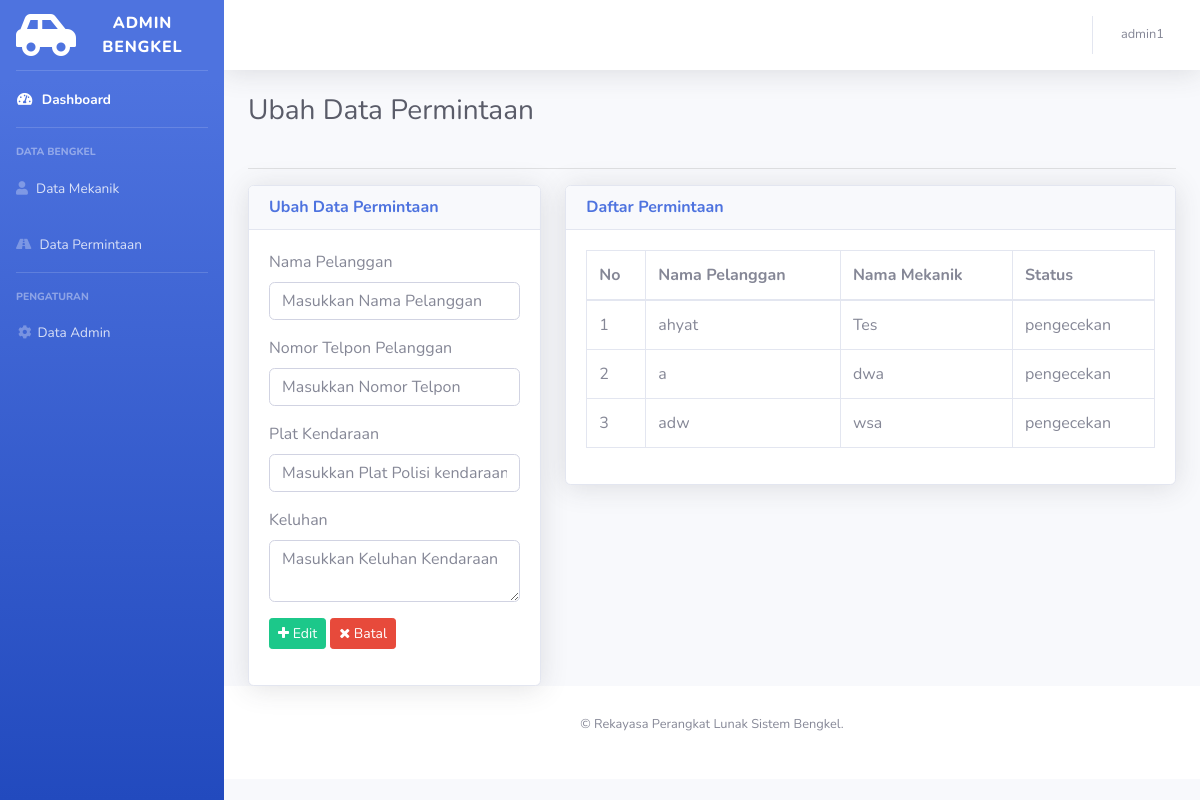
Page /page/admin/editPermintaan.php (signed in) on the earlier database version.
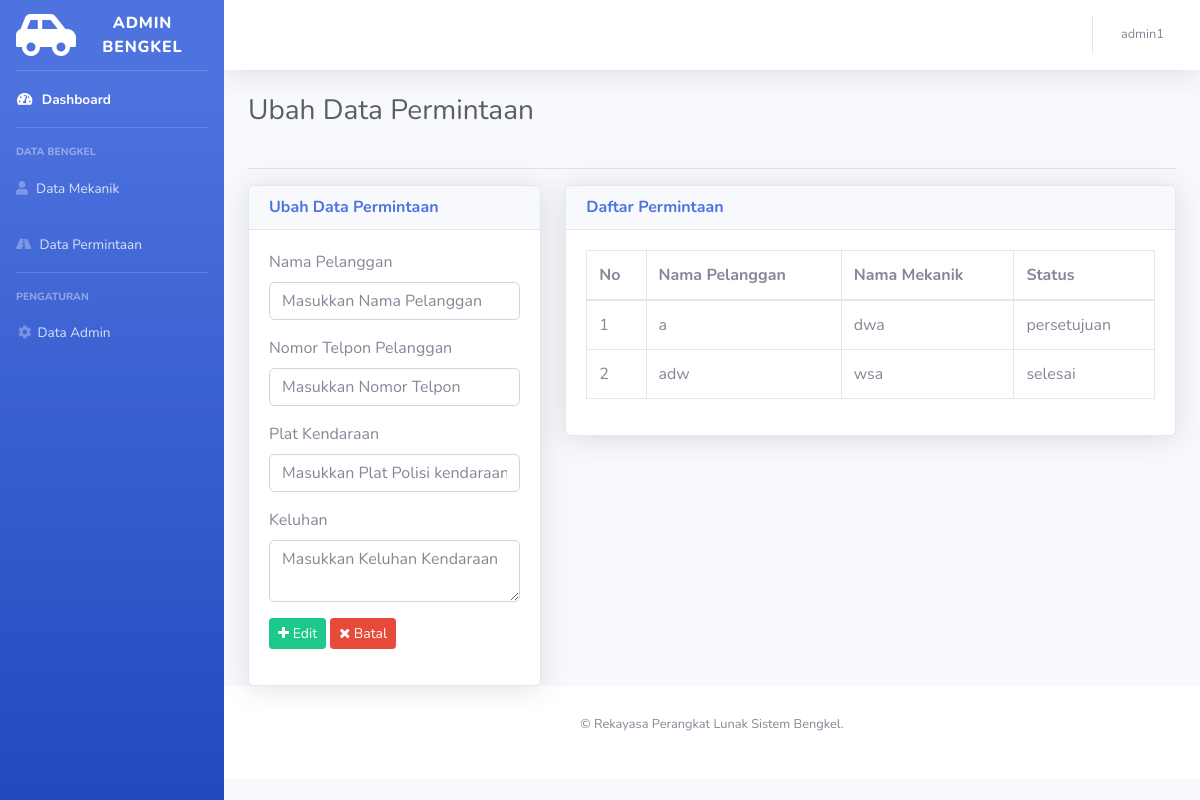
Same page on the later database version.
### tables this page shows
CREATE TABLE `permintaan` (
  `id` int(11) NOT NULL,
  `nama` varchar(255) NOT NULL,
  `no_hp` varchar(255) NOT NULL,
  `plat_kendaraan` varchar(255) NOT NULL,
  `keluhan` text NOT NULL,
  `status` varchar(255) NOT NULL,
  `tanggal` datetime NOT NULL DEFAULT current_timestamp(),
  `id_admin` int(11) NOT NULL,
  `id_mekanik` int(11) NOT NULL,
  `pengecekan` varchar(255) DEFAULT NULL,
  `detail` text DEFAULT NULL,
  `biaya` int(11) DEFAULT NULL
);

CREATE TABLE `mekanik` (
  `id` int(11) NOT NULL,
  `nama` varchar(255) NOT NULL,
  `username` varchar(255) NOT NULL,
  `password` varchar(255) NOT NULL,
  `gaji` int(255) NOT NULL DEFAULT 0,
  `bonus` int(255) NOT NULL DEFAULT 0,
  `status` varchar(255) NOT NULL DEFAULT 'senggang',
  `total_permintaan` int(11) NOT NULL DEFAULT 0
);

### page/admin/editPermintaan.php (the view, shortened to what the changed rows need)
<!DOCTYPE html>
<html lang="en">
<head>
    <link href="vendor/fontawesome-free/css/all.min.css" rel="stylesheet" type="text/css">
    <link href="../style/sb-admin-2.min.css" rel="stylesheet">
    <link rel="stylesheet" href="https://maxcdn.bootstrapcdn.com/font-awesome/4.4.0/css/font-awesome.min.css">
</head>
<body id="page-top">
    <div id="wrapper">
        <div id="content-wrapper" class="d-flex flex-column">
            <div id="content">
                <div class="container-fluid">
                    <div class="row">
                        <div class="d-sm-flex align-items-center justify-content-between mb-4 col-xl-5 col-md-6 mb-4">
                            <h1 class="h3 mb-0 text-gray-800">Ubah Data Permintaan</h1>
                        </div>
                    </div>
                    <div class="row">
                        <div class="col-sm-8">
                            <div class="card shadow">
                                <div class="card-body">
                                    <?php
                                        include '../../core/koneksi.php';
                                        $query = "select m.nama AS namaMekanik, p.* from permintaan p INNER JOIN mekanik m ON p.id_mekanik=m.id";
                                        $result = $konek->query($query);
                                        $num_results = $result->num_rows;
                                        if($num_results > 0){
                                            echo "<table class='table table-bordered' id='dataTable' cellspacing='0'>";
                                            echo "<thead>";
                                            echo "<tr>";
                                                echo "<th>No</th>";
                                                echo "<th>Nama Pelanggan</th>";
                                                echo "<th>Nama Mekanik</th>";
                                                echo "<th>Status</th>";
                                            echo "</tr>";
                                            echo "</thead>";
                                            echo "<tbody>";
                                            $no = 1;
                                            while($row = $result->fetch_assoc()){
                                                extract($row);
                                    ?>
                                            <tr>
                                                <td><?php echo $no++; ?></td>
                                                <td><?php echo $row['nama']; ?></td>
                                                <td><?php echo $row['namaMekanik']; ?></td>
                                                <td><?php echo $row['status']; ?></td>
                                            </tr>
                                            <?php
                                            }
                                            ?>
                                            </tbody>
                                            </table>
                                    <?php
                                        }
                                    ?>
                                </div>
                            </div>
                        </div>
                </div>
            </div>
        </div>
    </div>
</body>
</html>

Differences in the rows shown:
removed permintaan: nama "ahyat", id_mekanik.nama "Tes", status "pengecekan"
changed permintaan "dwa": status "pengecekan" → "persetujuan"
changed permintaan "adw": status "pengecekan" → "selesai"
